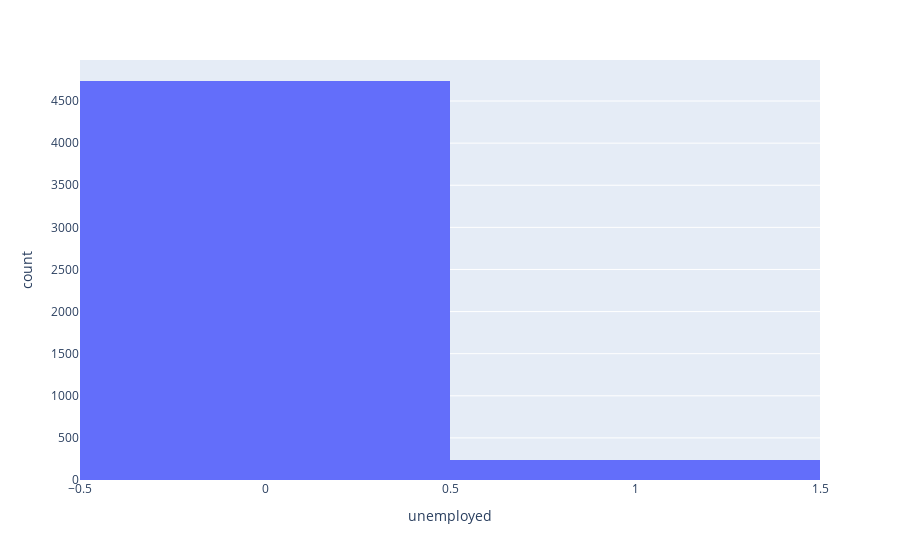

Write notebook code for a chart like this one.
### Markdown cell above
### Check distribution of target variable

### Code cell
fig = px.histogram(employment, x="unemployed")
fig.show()

### Figure 1 — Plotly figure (JSON) as saved in the notebook; plotly's stock layout.template omitted (floating-point values rounded to 4 significant figures; data arrays with more than 128 entries replaced by an {"elided": "..."} marker saying what was removed)
{"data": [{"alignmentgroup": "True", "bingroup": "x", "hovertemplate": "unemployed=%{x}<br>count=%{y}<extra></extra>", "legendgroup": "", "marker": {"color": "#636efa", "pattern": {"shape": ""}}, "name": "", "offsetgroup": "", "orientation": "v", "showlegend": false, "type": "histogram", "x": {"elided": "4977 int values"}, "xaxis": "x", "yaxis": "y"}], "layout": {"barmode": "relative", "legend": {"tracegroupgap": 0}, "margin": {"t": 60}, "xaxis": {"anchor": "y", "domain": [0, 1], "title": {"text": "unemployed"}}, "yaxis": {"anchor": "x", "domain": [0, 1], "title": {"text": "count"}}}}
